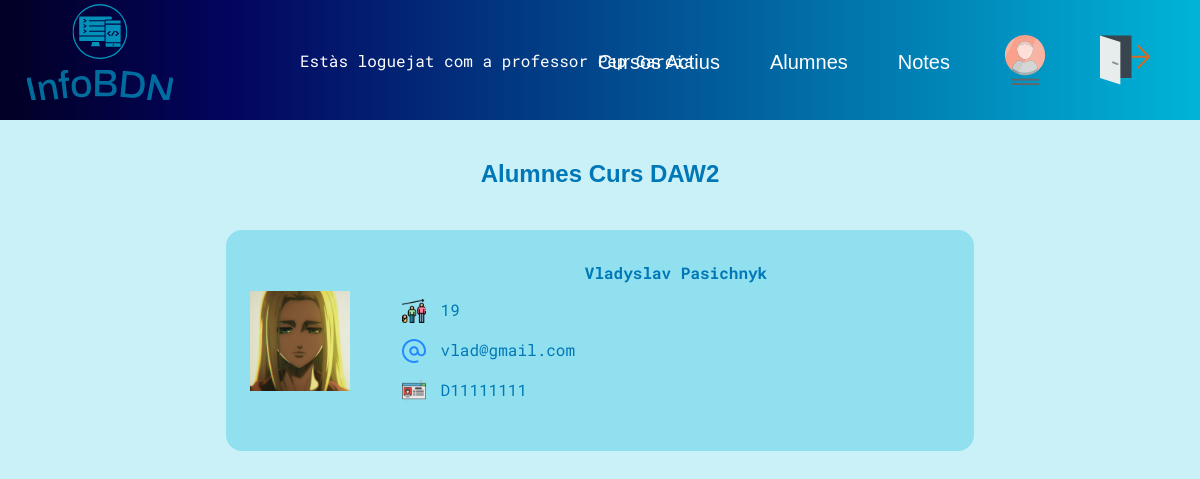
The app's page /InfoBDN/llistatalumnescurs_prof.php?codi=2&nomcurs=DAW2 (signed in) with its own data.
### tables this page shows
CREATE TABLE `alumnes` (
  `DNI` varchar(12) NOT NULL,
  `Nom` varchar(20) NOT NULL,
  `Cognoms` varchar(20) NOT NULL,
  `Edat` int(3) NOT NULL,
  `Foto` varchar(255) NOT NULL,
  `Mail` varchar(55) NOT NULL,
  `password` varchar(100) NOT NULL
);

### InfoBDN/llistatalumnescurs_prof.php (the view, shortened to what this page needs)
<!DOCTYPE html>
<html lang="ca">
<head>
    <link rel="stylesheet" href="style.css">
</head>
<body>
    <?php
    include "functions.php";
    if (isset($_SESSION["email"]) && $_SESSION["role"] == "prof") {
        $bddcon = getBddConn();
        if ($_REQUEST['codi']) {
            $codi = $_REQUEST['codi'];
            echo "<h1 class='pageTitles'>Alumnes Curs " . $_REQUEST['nomcurs'] . "</h1><br><br>";
            $sql = "SELECT * FROM matricula WHERE Codi_curs like '$codi'";
            $consulta = mysqli_query($bddcon, $sql);
            $numlines = mysqli_num_rows($consulta);
            for ($i = 0; $i < $numlines; $i++) {
                $matricula = mysqli_fetch_assoc($consulta);
                $dnialum = $matricula['DNI_alum'];
                $sql2 = "SELECT * FROM alumnes WHERE DNI like '$dnialum'";
                $consulta2 = mysqli_query($bddcon, $sql2);
                $alumne = mysqli_fetch_assoc($consulta2);
                echo "<div class='cursDisponible'>
                    <div class='leftContent'>
                        <img src='" . $alumne['Foto'] . "'>
                    </div>
                    <div class='rightContent'>
                        <div class='cursDispTitle'>" . $alumne['Nom'] . " " . $alumne['Cognoms'] . "</div>
                        <div class='cursDispRow'><img class='cursIcon' src='img/age.png'> &nbsp" . $alumne['Edat'] . "  </div>
                        <div class='cursDispRow'><img class='cursIcon' src='img/email.svg'> &nbsp" . $alumne['Mail'] . "  </div>
                        <div class='cursDispRow'><img class='cursIcon' src='img/dni.png'> &nbsp" . $alumne['DNI'] . "  </div>
                        <div class='cursDispRow'></div>
                    </div>
                </div>";
            }
        } else {
            echo "<p>no hem pogut obtenir el codi del curs.</p>";
            echo "<META HTTP-EQUIV='REFRESH' CONTENT='1.5;URL=cursos_prof.php'>";
        }
    } else {
        echo "<p>Has d'estar valiat per veure aquesta pàgina</p>";
        echo "<META HTTP-EQUIV='REFRESH' CONTENT='1.5;URL=index.php'>";
    }
    ?>
</body>
</html>

### InfoBDN/style.css (style rules this page uses)
body { background-color: #caf0f8; display: flex; flex-direction: column; align-items: center; margin: 0; font-family: 'Roboto Mono'; color: #0077b6; }
h1 { font-family: 'Fengardo Neue', sans-serif; font-size: 24px; margin-bottom: 50px; }
.cursIcon { width: 24px; height: 24px; margin-right: 5px; }
.cursDisponible { width: 700px; display: grid; grid-template-columns: 1fr 4fr; grid-template-rows: 1fr; grid-column-gap: 15px; grid-row-gap: 0px; font-size: 16px; background-color: #90e0ef; margin-bottom: 30px; padding: 1.5rem; border-radius: 1rem; }
.leftContent { grid-area: 1 / 1 / 2 / 2; display: flex; align-items: center; }
.leftContent>img { width: 100px; height: 100px; }
.rightContent { grid-area: 1 / 2 / 2 / 3; }
.cursDispTitle { text-align: center; font-weight: bolder; padding-bottom: 0.5rem; padding-top: 0.5rem; }
.cursDispRow { display: flex; padding-top: 0.5rem; padding-bottom: 0.5rem; }
.pageTitles { margin-top: 40px; margin-bottom: 0px; }

### records on screen
alumnes: Foto (picture), Nom "Vladyslav", Cognoms "Pasichnyk", Edat "19", Mail "vlad@gmail.com", DNI "D11111111"

### other values on screen
$_SESSION['nom'] "Pep"
$_SESSION['cognoms'] "Garcia"
$_REQUEST['nomcurs'] "DAW2"
